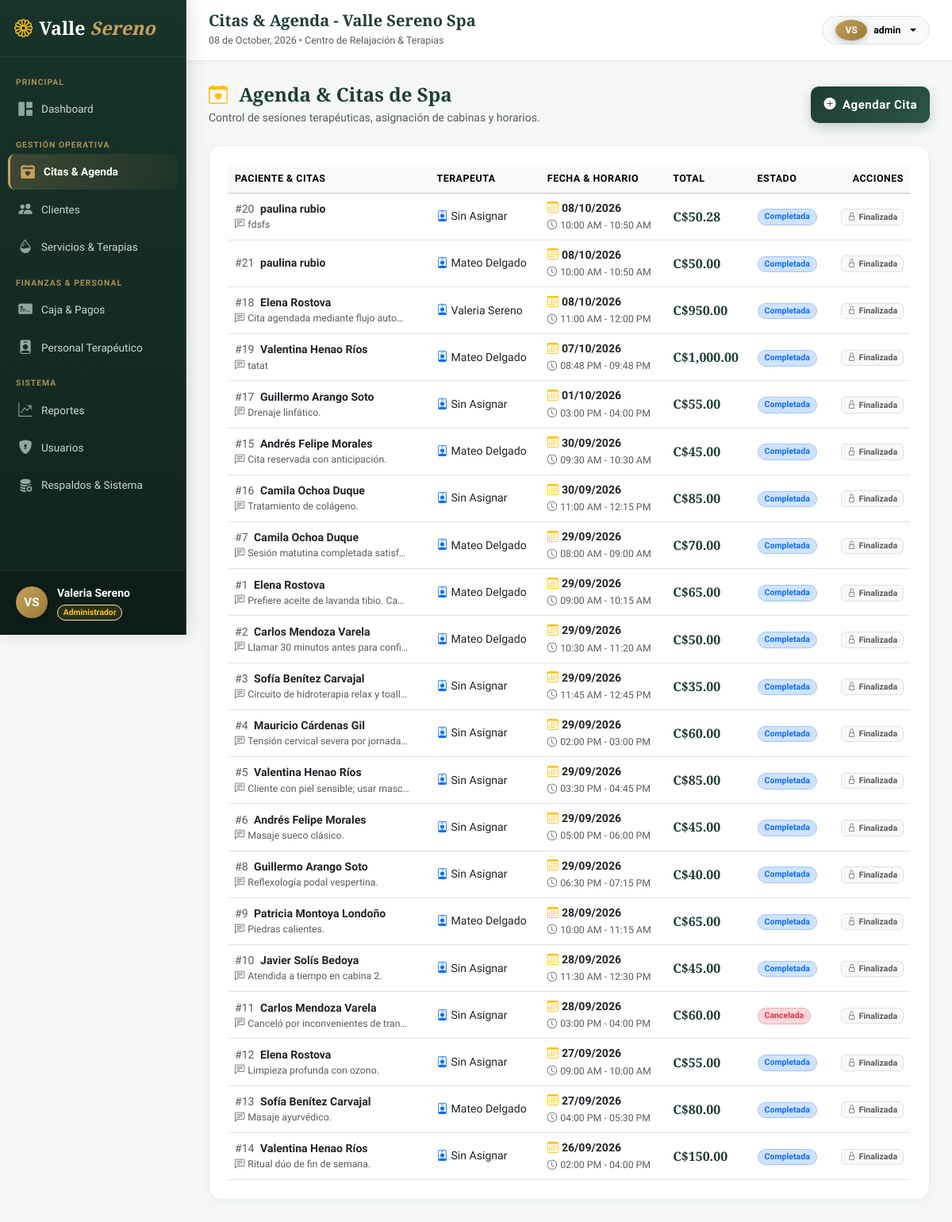
The app's page /index.php?c=citas&a=index (signed in) with its own data.
### tables this page shows
CREATE TABLE IF NOT EXISTS empleados (
    id INT AUTO_INCREMENT PRIMARY KEY,
    nombre_completo VARCHAR(120) NOT NULL,
    telefono VARCHAR(20) NOT NULL,
    correo VARCHAR(100) NOT NULL UNIQUE,
    cargo VARCHAR(50) NOT NULL,
    especialidades TEXT NULL,
    estado ENUM('activo', 'inactivo') NOT NULL DEFAULT 'activo'
);

CREATE TABLE IF NOT EXISTS citas (
    id INT AUTO_INCREMENT PRIMARY KEY,
    id_cliente INT NOT NULL,
    id_empleado INT NOT NULL COMMENT 'Terapeuta asignado',
    fecha DATE NOT NULL,
    hora_inicio TIME NOT NULL,
    hora_fin TIME NOT NULL,
    total DECIMAL(10,2) NOT NULL DEFAULT 0.00,
    estado ENUM('Pendiente', 'Confirmada', 'Completada', 'Cancelada') NOT NULL DEFAULT 'Pendiente',
    observaciones TEXT NULL,
    creado_en TIMESTAMP DEFAULT CURRENT_TIMESTAMP,
    CONSTRAINT fk_citas_clientes FOREIGN KEY (id_cliente) 
        REFERENCES clientes(id) ON UPDATE CASCADE ON DELETE RESTRICT,
    CONSTRAINT fk_citas_empleados FOREIGN KEY (id_empleado) 
        REFERENCES empleados(id) ON UPDATE CASCADE ON DELETE RESTRICT,
    CONSTRAINT chk_citas_horario CHECK (hora_fin > hora_inicio),
    INDEX idx_citas_terapeuta_fecha (id_empleado, fecha),
    INDEX idx_citas_cliente_fecha (id_cliente, fecha)
);

### app/views/citas/index.php (the view, shortened to what the rows shown need)
<div class="d-flex flex-column flex-md-row justify-content-between align-items-md-center mb-4 gap-3">
    <div>
        <h4 class="fw-bold mb-1" style="color: var(--spa-primary); font-family: var(--font-serif);">
            <i class="bi bi-calendar-heart text-warning me-2"></i>
            <?= ($_SESSION['rol_nombre'] ?? '') === 'Terapeuta' ? 'Mis Citas & Agenda Asignada' : 'Agenda & Citas de Spa' ?>
        </h4>
        <p class="text-muted small mb-0">
            <?= ($_SESSION['rol_nombre'] ?? '') === 'Terapeuta'
                ? 'Consulta de tus sesiones de tratamiento programadas y pacientes asignados.'
                : 'Control de sesiones terapéuticas, asignación de cabinas y horarios.' ?>
        </p>
    </div>
    <?php if (in_array($_SESSION['rol_nombre'] ?? '', ['Administrador', 'Recepcionista'])): ?>
    <div>
        <button class="btn btn-spa-primary btn-sm px-3 d-inline-flex align-items-center gap-2" data-bs-toggle="modal" data-bs-target="#modalNuevaCita">
            <i class="bi bi-plus-circle-fill"></i>
            <span>Agendar Cita</span>
        </button>
    </div>
    <?php endif; ?>
</div>
<div class="spa-card p-4">
    <div class="table-responsive-none">
        <table class="table table-hover align-middle mb-0">
            <thead class="table-light">
                <tr style="font-size: 0.78rem; text-transform: uppercase; letter-spacing: 0.5px; color: #556b61;">
                    <th>PACIENTE & CITAS</th>
                    <th>TERAPEUTA</th>
                    <th>FECHA & HORARIO</th>
                    <th>TOTAL</th>
                    <th>ESTADO</th>
                    <th class="text-end">ACCIONES</th>
                </tr>
            </thead>
            <tbody style="font-size: 0.88rem;">
                <?php if (empty($citas)): ?>
                    <tr>
                        <td colspan="6" class="text-center py-4 text-muted">
                            <i class="bi bi-calendar-x fs-3 d-block mb-1 text-muted"></i>
                            <?= ($_SESSION['rol_nombre'] ?? '') === 'Terapeuta'
                                ? 'No tienes citas de tratamiento asignadas por el momento.'
                                : 'No hay citas registradas en la base de datos.' ?>
                        </td>
                    </tr>
                <?php else: ?>
                    <?php foreach ($citas as $c): ?>
                        <tr>
                            <td>
                                <div class="fw-bold text-dark">
                                    <span class="text-muted fw-normal me-1">#<?= $c['id'] ?></span>
                                    <?= htmlspecialchars($c['cliente_nombre']) ?>
                                </div>
                                <?php if (!empty($c['observaciones'])): ?>
                                    <small class="text-muted d-block text-truncate" style="max-width: 220px;" title="<?= htmlspecialchars($c['observaciones']) ?>">
                                        <i class="bi bi-chat-left-text me-1"></i><?= htmlspecialchars($c['observaciones']) ?>
                                    </small>
                                <?php endif; ?>
                            </td>
                            <td>
                                <span class="text-dark fw-medium">
                                    <i class="bi bi-person-badge text-primary me-1"></i><?= htmlspecialchars($c['terapeuta_nombre'] ?? $c['empleado_nombre'] ?? 'Sin Asignar') ?>
                                </span>
                            </td>
                            <td>
                                <div class="fw-semibold text-dark mb-0">
                                    <i class="bi bi-calendar3 text-warning me-1"></i><?= date('d/m/Y', strtotime($c['fecha'])) ?>
                                </div>
                                <small class="text-muted">
                                    <i class="bi bi-clock me-1"></i><?= date('h:i A', strtotime($c['hora_inicio'])) ?> - <?= date('h:i A', strtotime($c['hora_fin'])) ?>
                                </small>
                            </td>
                            <td>
                                <span class="fw-bold fs-6" style="font-family: var(--font-serif); color: var(--spa-primary);">
                                    C$<?= number_format($c['total'], 2) ?>
                                </span>
                            </td>
                            <td>
                                <?php
                                    $estadoClass = match($c['estado']) {
                                        'Confirmada' => 'bg-success-subtle text-success border border-success-subtle',
                                        'Pendiente'  => 'bg-warning-subtle text-warning border border-warning-subtle',
                                        'Completada' => 'bg-primary-subtle text-primary border border-primary-subtle',
                                        'Cancelada'  => 'bg-danger-subtle text-danger border border-danger-subtle',
                                        default      => 'bg-secondary-subtle text-secondary'
                                    };
                                ?>
                                <span class="badge <?= $estadoClass ?> rounded-pill px-2 py-1">
                                    <?= htmlspecialchars($c['estado']) ?>
                                </span>
                            </td>
                            <td class="text-end">
                                <?php if ($c['estado'] !== 'Cancelada' && $c['estado'] !== 'Completada'): ?>
                                    <div class="btn-group btn-group-sm">
                                        <?php if ($c['estado'] === 'Pendiente'): ?>
                                            <button class="btn btn-outline-success py-1 px-2" title="Confirmar Cita" onclick="cambiarEstadoCita(<?= $c['id'] ?>, 'Confirmada')">
                                                <i class="bi bi-play-fill"></i> <span class="d-none d-lg-inline ms-1">Confirmar</span>
                                            </button>
                                        <?php endif; ?>
                                        <button class="btn btn-outline-primary py-1 px-2" title="Marcar Completada" onclick="cambiarEstadoCita(<?= $c['id'] ?>, 'Completada')">
                                            <i class="bi bi-check2-all"></i> <span class="d-none d-lg-inline ms-1">Completar</span>
                                        </button>
                                        <?php if (($_SESSION['rol_nombre'] ?? '') !== 'Terapeuta'): ?>
                                            <button class="btn btn-outline-danger py-1 px-2" title="Cancelar Cita" onclick="cambiarEstadoCita(<?= $c['id'] ?>, 'Cancelada')">
                                                <i class="bi bi-x-lg"></i> <span class="d-none d-lg-inline ms-1">Cancelar</span>
                                            </button>
                                        <?php endif; ?>
                                    </div>
                                <?php else: ?>
                                    <span class="badge bg-light text-muted border"><i class="bi bi-lock me-1"></i>Finalizada</span>
                                <?php endif; ?>
                            </td>
                        </tr>
                    <?php endforeach; ?>
                <?php endif; ?>
            </tbody>
        </table>
    </div>
</div>

### app/views/layouts/main.php (shortened to what the rows shown need)
<?php
$user = [
    'id'      => $_SESSION['usuario_id'] ?? 0,
    'usuario' => $_SESSION['usuario'] ?? 'Invitado',
    'nombre'  => $_SESSION['nombre'] ?? 'Usuario',
    'email'   => $_SESSION['email'] ?? '',
    'rol'     => $_SESSION['rol_nombre'] ?? 'Sin rol',
    'cargo'   => $_SESSION['cargo'] ?? 'Personal'
];
$activePage = $activePage ?? 'dashboard';
$userInitials = strtoupper(substr($user['nombre'], 0, 1) . (strpos($user['nombre'], ' ') !== false ? substr($user['nombre'], strpos($user['nombre'], ' ') + 1, 1) : ''));
?>
<!DOCTYPE html>
<html lang="es">
<head>
    <link href="https://cdn.jsdelivr.net/npm/bootstrap@5.3.3/dist/css/bootstrap.min.css" rel="stylesheet">
    <link rel="stylesheet" href="https://cdn.jsdelivr.net/npm/bootstrap-icons@1.11.3/font/bootstrap-icons.min.css">
    <link rel="stylesheet" href="public/css/spa-theme.css?v=1.2">
</head>
<body>
    <div class="app-wrapper">
        <aside class="app-sidebar" id="appSidebar">
            <div class="sidebar-header d-flex align-items-center justify-content-between">
                <a href="index.php?c=dashboard&a=index" class="spa-brand">
                    <i class="bi bi-flower1 me-2 text-warning"></i>Valle <span>Sereno</span>
                </a>
            </div>
            <nav class="sidebar-nav">
                <?php if ($user['rol'] !== 'Terapeuta'): ?>
                    <div class="sidebar-section-title">Principal</div>
                    <a href="index.php?c=dashboard&a=index" class="nav-spa-link <?= $activePage === 'dashboard' ? 'active' : '' ?>">
                        <i class="bi bi-grid-1x2-fill"></i>
                        <span>Dashboard</span>
                    </a>
                <?php endif; ?>
                <div class="sidebar-section-title">Gestión Operativa</div>
                <a href="index.php?c=citas&a=index" class="nav-spa-link <?= $activePage === 'citas' ? 'active' : '' ?>">
                    <i class="bi bi-calendar2-heart-fill"></i>
                    <span>Citas & Agenda</span>
                </a>
                <?php if (in_array($user['rol'], ['Administrador', 'Recepcionista'])): ?>
                    <a href="index.php?c=clientes&a=index" class="nav-spa-link <?= $activePage === 'clientes' ? 'active' : '' ?>">
                        <i class="bi bi-people-fill"></i>
                        <span>Clientes</span>
                    </a>
                <?php endif; ?>
                <a href="index.php?c=servicios&a=index" class="nav-spa-link <?= $activePage === 'servicios' ? 'active' : '' ?>">
                    <i class="bi bi-droplet-half"></i>
                    <span>Servicios & Terapias</span>
                </a>
                <?php if ($user['rol'] !== 'Terapeuta'): ?>
                    <div class="sidebar-section-title">Finanzas & Personal</div>
                    <a href="index.php?c=pagos&a=index" class="nav-spa-link <?= $activePage === 'pagos' ? 'active' : '' ?>">
                        <i class="bi bi-credit-card-2-front-fill"></i>
                        <span>Caja & Pagos</span>
                    </a>
                    <a href="index.php?c=empleados&a=index" class="nav-spa-link <?= $activePage === 'empleados' ? 'active' : '' ?>">
                        <i class="bi bi-person-badge-fill"></i>
                        <span>Personal Terapéutico</span>
                    </a>
                <?php endif; ?>
                <?php if ($user['rol'] === 'Administrador'): ?>
                    <div class="sidebar-section-title">Sistema</div>
                    <a href="index.php?c=reportes&a=index" class="nav-spa-link <?= $activePage === 'reportes' ? 'active' : '' ?>">
                        <i class="bi bi-graph-up-arrow"></i>
                        <span>Reportes</span>
                    </a>
                    <a href="index.php?c=usuarios&a=index" class="nav-spa-link <?= $activePage === 'usuarios' ? 'active' : '' ?>">
                        <i class="bi bi-shield-lock-fill"></i>
                        <span>Usuarios</span>
                    </a>
                    <a href="index.php?c=respaldos&a=index" class="nav-spa-link <?= $activePage === 'respaldos' ? 'active' : '' ?>">
                        <i class="bi bi-database-fill-gear"></i>
                        <span>Respaldos & Sistema</span>
                    </a>
                <?php endif; ?>
            </nav>
            <div class="sidebar-footer">
                <div class="user-badge-box">
                    <div class="user-avatar-circle">
                        <?= htmlspecialchars($userInitials) ?>
                    </div>
                    <div class="overflow-hidden">
                        <div class="text-white fw-semibold small text-truncate"><?= htmlspecialchars($user['nombre']) ?></div>
                        <small class="badge rounded-pill text-warning border border-warning-subtle" style="font-size: 0.65rem; background: rgba(197, 160, 89, 0.15);">
                            <?= htmlspecialchars($user['rol']) ?>
                        </small>
                    </div>
                </div>
            </div>
        </aside>
        <div class="app-main">
            <header class="app-header">
                <div class="d-flex align-items-center gap-3">
                    <div>
                        <h5 class="mb-0 fw-bold" style="color: var(--spa-primary); font-family: var(--font-serif);">
                            <?= htmlspecialchars($pageTitle ?? 'Santuario de Bienestar') ?>
                        </h5>
                        <small class="text-muted" style="font-size: 0.78rem;">
                            <?= date('d \d\e F, Y') ?> &bull; Centro de Relajación & Terapias
                        </small>
                    </div>
                </div>
                <div class="d-flex align-items-center gap-3">
                    <div class="dropdown">
                        <button class="btn btn-light btn-sm rounded-pill dropdown-toggle d-flex align-items-center gap-2 border px-3" type="button" data-bs-toggle="dropdown">
                            <span class="user-avatar-circle" style="width:26px; height:26px; font-size:0.75rem;">
                                <?= htmlspecialchars($userInitials) ?>
                            </span>
                            <span class="d-none d-sm-inline fw-semibold small"><?= htmlspecialchars($user['usuario']) ?></span>
                        </button>
                    </div>
                </div>
            </header>
            <main class="page-container flex-grow-1">
                <?php
                if (isset($contentView) && file_exists($contentView)) {
                    include $contentView;
                } else {
                    echo "<div class='alert alert-warning'>Vista no disponible.</div>";
                }
                ?>
            </main>
        </div>
    </div>
</body>
</html>

### records on screen
empleados: nombre_completo "VS", nombre_completo "Valeria Sereno"
citas: id "20", cliente_nombre "paulina rubio", observaciones "fdsfs", terapeuta_nombre "Sin Asignar", fecha "08/10/2026", hora_inicio "10:00 AM", hora_fin "10:50 AM", total "50.28", estado "Completada", shows "Finalizada"
citas: id "21", cliente_nombre "paulina rubio", terapeuta_nombre "Mateo Delgado", fecha "08/10/2026", hora_inicio "10:00 AM", hora_fin "10:50 AM", total "50.00", estado "Completada", shows "Finalizada"
citas: id "18", cliente_nombre "Elena Rostova", observaciones "Cita agendada mediante flujo auto…", terapeuta_nombre "Valeria Sereno", fecha "08/10/2026", hora_inicio "11:00 AM", hora_fin "12:00 PM", total "950.00", estado "Completada", shows "Finalizada"
citas: id "19", cliente_nombre "Valentina Henao Ríos", observaciones "tatat", terapeuta_nombre "Mateo Delgado", fecha "07/10/2026", hora_inicio "08:48 PM", hora_fin "09:48 PM", total "1,000.00", estado "Completada", shows "Finalizada"
citas: id "17", cliente_nombre "Guillermo Arango Soto", observaciones "Drenaje linfático.", terapeuta_nombre "Sin Asignar", fecha "01/10/2026", hora_inicio "03:00 PM", hora_fin "04:00 PM", total "55.00", estado "Completada", shows "Finalizada"
citas: id "15", cliente_nombre "Andrés Felipe Morales", observaciones "Cita reservada con anticipación.", terapeuta_nombre "Mateo Delgado", fecha "30/09/2026", hora_inicio "09:30 AM", hora_fin "10:30 AM", total "45.00", estado "Completada", shows "Finalizada"
citas: id "16", cliente_nombre "Camila Ochoa Duque", observaciones "Tratamiento de colágeno.", terapeuta_nombre "Sin Asignar", fecha "30/09/2026", hora_inicio "11:00 AM", hora_fin "12:15 PM", total "85.00", estado "Completada", shows "Finalizada"
citas: id "7", cliente_nombre "Camila Ochoa Duque", observaciones "Sesión matutina completada satisf…", terapeuta_nombre "Mateo Delgado", fecha "29/09/2026", hora_inicio "08:00 AM", hora_fin "09:00 AM", total "70.00", estado "Completada", shows "Finalizada"
citas: id "1", cliente_nombre "Elena Rostova", observaciones "Prefiere aceite de lavanda tibio. Ca…", terapeuta_nombre "Mateo Delgado", fecha "29/09/2026", hora_inicio "09:00 AM", hora_fin "10:15 AM", total "65.00", estado "Completada", shows "Finalizada"
citas: id "2", cliente_nombre "Carlos Mendoza Varela", observaciones "Llamar 30 minutos antes para confi…", terapeuta_nombre "Mateo Delgado", fecha "29/09/2026", hora_inicio "10:30 AM", hora_fin "11:20 AM", total "50.00", estado "Completada", shows "Finalizada"
citas: id "3", cliente_nombre "Sofía Benítez Carvajal", observaciones "Circuito de hidroterapia relax y toall…", terapeuta_nombre "Sin Asignar", fecha "29/09/2026", hora_inicio "11:45 AM", hora_fin "12:45 PM", total "35.00", estado "Completada", shows "Finalizada"
citas: id "4", cliente_nombre "Mauricio Cárdenas Gil", observaciones "Tensión cervical severa por jornada…", terapeuta_nombre "Sin Asignar", fecha "29/09/2026", hora_inicio "02:00 PM", hora_fin "03:00 PM", total "60.00", estado "Completada", shows "Finalizada"
citas: id "5", cliente_nombre "Valentina Henao Ríos", observaciones "Cliente con piel sensible; usar masc…", terapeuta_nombre "Sin Asignar", fecha "29/09/2026", hora_inicio "03:30 PM", hora_fin "04:45 PM", total "85.00", estado "Completada", shows "Finalizada"
citas: id "6", cliente_nombre "Andrés Felipe Morales", observaciones "Masaje sueco clásico.", terapeuta_nombre "Sin Asignar", fecha "29/09/2026", hora_inicio "05:00 PM", hora_fin "06:00 PM", total "45.00", estado "Completada", shows "Finalizada"
citas: id "8", cliente_nombre "Guillermo Arango Soto", observaciones "Reflexología podal vespertina.", terapeuta_nombre "Sin Asignar", fecha "29/09/2026", hora_inicio "06:30 PM", hora_fin "07:15 PM", total "40.00", estado "Completada", shows "Finalizada"
citas: id "9", cliente_nombre "Patricia Montoya Londoño", observaciones "Piedras calientes.", terapeuta_nombre "Mateo Delgado", fecha "28/09/2026", hora_inicio "10:00 AM", hora_fin "11:15 AM", total "65.00", estado "Completada", shows "Finalizada"
citas: id "10", cliente_nombre "Javier Solís Bedoya", observaciones "Atendida a tiempo en cabina 2.", terapeuta_nombre "Sin Asignar", fecha "28/09/2026", hora_inicio "11:30 AM", hora_fin "12:30 PM", total "45.00", estado "Completada", shows "Finalizada"
citas: id "11", cliente_nombre "Carlos Mendoza Varela", observaciones "Canceló por inconvenientes de tran…", terapeuta_nombre "Sin Asignar", fecha "28/09/2026", hora_inicio "03:00 PM", hora_fin "04:00 PM", total "60.00", estado "Cancelada", shows "Finalizada"
citas: id "12", cliente_nombre "Elena Rostova", observaciones "Limpieza profunda con ozono.", terapeuta_nombre "Sin Asignar", fecha "27/09/2026", hora_inicio "09:00 AM", hora_fin "10:00 AM", total "55.00", estado "Completada", shows "Finalizada"
citas: id "13", cliente_nombre "Sofía Benítez Carvajal", observaciones "Masaje ayurvédico.", terapeuta_nombre "Mateo Delgado", fecha "27/09/2026", hora_inicio "04:00 PM", hora_fin "05:30 PM", total "80.00", estado "Completada", shows "Finalizada"
citas: id "14", cliente_nombre "Valentina Henao Ríos", observaciones "Ritual dúo de fin de semana.", terapeuta_nombre "Sin Asignar", fecha "26/09/2026", hora_inicio "02:00 PM", hora_fin "04:00 PM", total "150.00", estado "Completada", shows "Finalizada"

### other values on screen
$user['rol'] "Administrador"
$pageTitle "Citas & Agenda - Valle Sereno Spa"
$user['usuario'] "admin"
